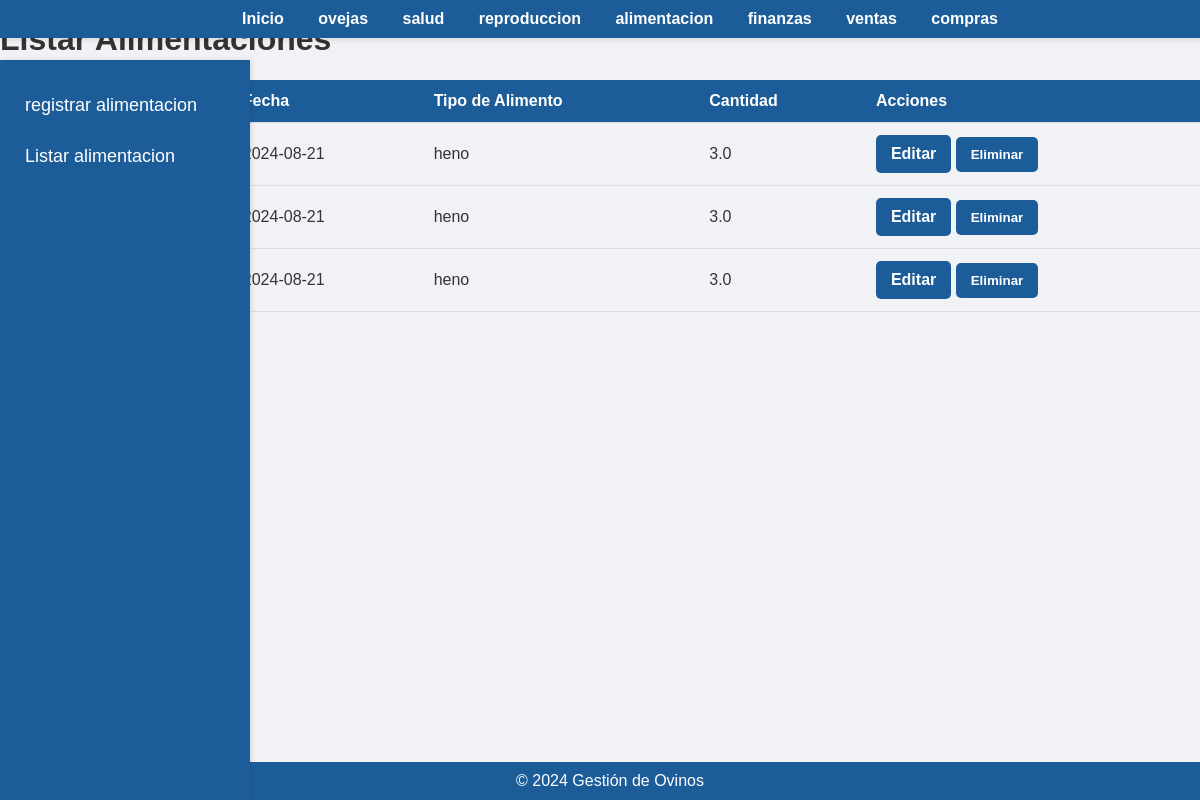
Screenshot of /listar_alimentacion with the database file from the repository.
### app/models.py (models this page shows)
class Alimentacion(db.Model):
    id = db.Column(db.Integer, primary_key=True)
    id_oveja = db.Column(db.Integer, db.ForeignKey('oveja.id'), nullable=False)
    fecha = db.Column(db.Date, nullable=False)
    tipo_alimento = db.Column(db.String(100), nullable=False)
    cantidad = db.Column(db.Float, nullable=False)

### app/routes.py (the view)
@app.route('/listar_alimentacion')
def listar_alimentacion():
    alimentaciones = Alimentacion.query.all()
    return render_template('listar_alimentacion.html', alimentaciones=alimentaciones)

### app/templates/listar_alimentacion.html (shortened to what this page needs)
<!DOCTYPE html>
<html>
<head>
    <link rel="stylesheet" href="{{ url_for('static', filename='styles.css') }}">
</head>
<body>
    <div class="navbar">
        <a href="{{ url_for('index') }}">Inicio</a>
        <a href="{{ url_for('oveja') }}"> ovejas  </a>
        <a href="{{ url_for('salud') }}">salud</a>
        <a href="{{url_for('reproduccion')}}"> reproduccion</a>
        <a href="{{url_for('alimentacion')}}">alimentacion</a></li>
        <a href="{{url_for('finanzas')}}">finanzas</a></li>
        <a href="{{url_for('venta')}}">ventas</a></li>
        <a href="{{url_for('compra')}}">compras</a></li>
    </div>
    <footer>
        &copy; 2024 Gestión de Ovinos
    </footer>
    <div class="sidebar">
    <a href="{{url_for('registrar_alimentacion')}}">registrar alimentacion</a></li>
    <a href="{{url_for('listar_alimentacion')}}">Listar alimentacion</a></li>
    </div>
    <h1>Listar Alimentaciones</h1>
    <table>
        <thead>
            <tr>
                <th>ID</th>
                <th>ID Oveja</th>
                <th>Fecha</th>
                <th>Tipo de Alimento</th>
                <th>Cantidad</th>
                <th>Acciones</th>
            </tr>
        </thead>
        <tbody>
            {% for alimentacion in alimentaciones %}
            <tr>
                <td>{{ alimentacion.id }}</td>
                <td>{{ alimentacion.id_oveja }}</td>
                <td>{{ alimentacion.fecha }}</td>
                <td>{{ alimentacion.tipo_alimento }}</td>
                <td>{{ alimentacion.cantidad }}</td>
                <td>
                    <a href="{{ url_for('editar_alimentacion', id=alimentacion.id) }}"class='btn'>Editar</a>
                    <form action="{{ url_for('eliminar_alimentacion', id=alimentacion.id) }}" method="post" style="display:inline;">
                        <button type="submit" class="btn btn-danger" onclick="return confirm('¿Estás seguro de que deseas eliminar esta entrada de alimentacion?');">Eliminar</button>
                    </form>
                </td>
            </tr>
            {% endfor %}
        </tbody>
    </table>
</body>
</html>

### app/static/styles.css (style rules this page uses)
body { font-family: 'Arial', sans-serif; background-color: #f0f2f5; color: #333; margin: 0; padding: 0; }
.navbar { background-color: #1c5d99; padding: 10px 20px; text-align: center; box-shadow: 0 2px 5px rgba(0, 0, 0, 0.1); position: fixed; top: 0; left: 0; width: 100%; z-index: 1000; }
.navbar a { color: #ffffff; text-decoration: none; margin: 0 15px; font-weight: bold; }
.sidebar { height: calc(100% - 60px); width: 250px; position: fixed; top: 60px; left: 0; background-color: #1c5d99; padding-top: 20px; box-shadow: 2px 0 5px rgba(0, 0, 0, 0.1); overflow-x: hidden; }
.sidebar a { padding: 15px 25px; text-decoration: none; font-size: 18px; color: #ffffff; display: block; transition: 0.3s; }
form { margin: 20px 0; }
button { background-color: #1c5d99; color: white; padding: 10px 15px; border: none; border-radius: 5px; cursor: pointer; font-weight: bold; }
table { width: 100%; border-collapse: collapse; margin: 20px 0; }
th, td { padding: 12px; border-bottom: 1px solid #ddd; text-align: left; }
th { background-color: #1c5d99; color: white; }
footer { background-color: #1c5d99; color: white; text-align: center; padding: 10px; position: fixed; bottom: 0; width: 100%; }
.btn { display: inline-block; padding: 10px 15px; background-color: #1c5d99; color: white; text-decoration: none; border-radius: 5px; font-weight: bold; text-align: center; }

### rows the page displays
Alimentacion: fecha "2024-08-21", tipo_alimento "heno", cantidad "3.0"
Alimentacion: fecha "2024-08-21", tipo_alimento "heno", cantidad "3.0"
Alimentacion: fecha "2024-08-21", tipo_alimento "heno", cantidad "3.0"
